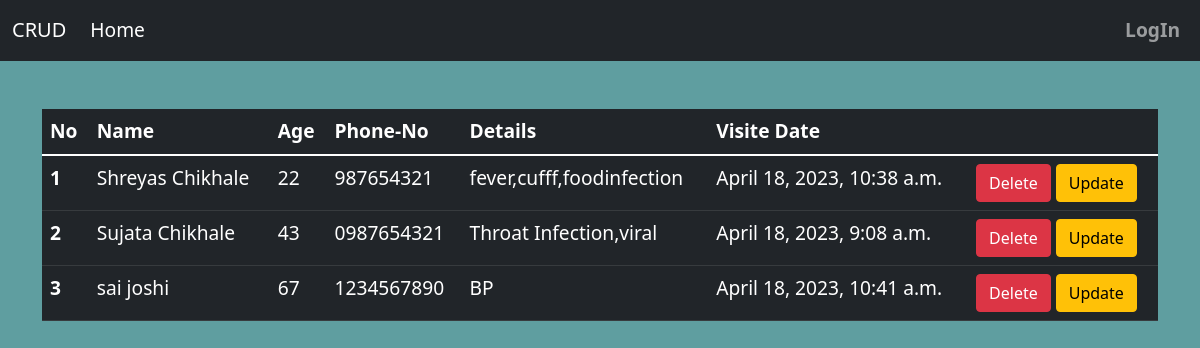
/AllPatient/, run on the app's committed database.
### P_app/models.py (models this page shows, shortened)
class Patient(models.Model):
    patient_id=models.AutoField(primary_key=True)
    name=models.CharField(max_length=50)
    age=models.CharField(max_length=2)
    phone=models.CharField(max_length=10)
    Details = models.TextField()
    visitdate=models.DateTimeField(auto_now=True)

### P_app/views.py (the view)
# urls.py: path('AllPatient/',AllPatient,name='All_Patient'),
def AllPatient(request):
    data=Patient.objects.all()
    return render(request,'all.html',{'data':data})

### P_app/templates/all.html
{% extends 'index.html' %}
{% block 'content'%}
<div class="container">
<table class="table table-dark table-hover mt-5">
    <thead>
      <tr>
        <th scope="col">No</th>
        <th scope="col">Name</th>
        <th scope="col">Age</th>
        <th scope="col">Phone-No</th>
        <th scope="col">Details</th>
        <th scope="col">Visite Date</th>
        <th scope="col"></th>
      </tr>
    </thead>
    <tbody>
      {% for p in data %}
      <tr>
        <th scope="row">{{forloop.counter}}</th>
        <td>{{p.name}}</td>
        <td>{{p.age}}</td>
        <td>{{p.phone}}</td>
        <td>{{p.Details}}</td>
        <td>{{p.visitdate}}</td>
        <td><a class="btn btn-danger" href="/DeletePatient/{{p.patient_id}}">Delete</a>
            <a class="btn btn-warning" href="/UpdatePatient/{{p.patient_id}}">Update</a></td>
      </tr>
      {% endfor %}
    </tbody>
  </table>
</div>
{% endblock %}

### P_app/templates/index.html (shortened to what this page needs)
<!doctype html>
<html lang="en">
  <head>
    <link href="https://cdn.jsdelivr.net/npm/bootstrap@5.1.3/dist/css/bootstrap.min.css" rel="stylesheet">
  </head>
  <body>
    <div>
        <nav class="navbar navbar-expand-lg navbar-dark bg-dark">
            <div class="container-fluid">
              <a class="navbar-brand" href="#">CRUD</a>
              <div class="collapse navbar-collapse" id="navbarSupportedContent">
                {% if request.user.is_authenticated %}s
                <ul class="navbar-nav me-auto mb-2 mb-lg-0">
                  <li class="nav-item">
                    <a class="nav-link active" aria-current="page" href="/">Home</a>
                  </li>
                  <li class="nav-item">
                    <a class="nav-link" href="/AllPatient/">All Patient</a>
                  </li>
                  </li>
                  <li class="nav-item">
                    <a class="nav-link" href="/AddPatient/">Add Patient</a>
                  </li>
                </ul>
                <ul class="navbar-nav">
                </li>
                <li class="nav-item">
                  <a class="nav-link" href=""><b>Welcome -{{request.user}}</b></a>
                </li>
                <li class="nav-item">
                  <a class="nav-link" href="/Adminlogout/"><b>LogOut</b></a>
                </li>
              </ul>
              {% else %}
              <ul class="navbar-nav me-auto mb-2 mb-lg-0">
                <li class="nav-item">
                  <a class="nav-link active" aria-current="page" href="/">Home</a>
                </li>
            </ul>
                <ul class="navbar-nav">
                    <li class="nav-item">
                      <a class="nav-link" href="/AdminLogin/"><b>LogIn</b></a>
                    </li>
                  </ul>
              {% endif %}
              </div>
            </div>
          </nav>
        </div>
    {% block 'content' %}{% endblock %}
  </body>
</html>

### P_app/templates/index.html (style rules this page uses)
body { background-color:cadetblue; font-size: larger }

### data on the page
Patient: name "Shreyas Chikhale", age "22", phone "987654321", Details "fever,cufff,foodinfection", visitdate "April 18, 2023, 10:38 a.m."
Patient: name "Sujata Chikhale", age "43", phone "0987654321", Details "Throat Infection,viral", visitdate "April 18, 2023, 9:08 a.m."
Patient: name "sai joshi", age "67", phone "1234567890", Details "BP", visitdate "April 18, 2023, 10:41 a.m."
